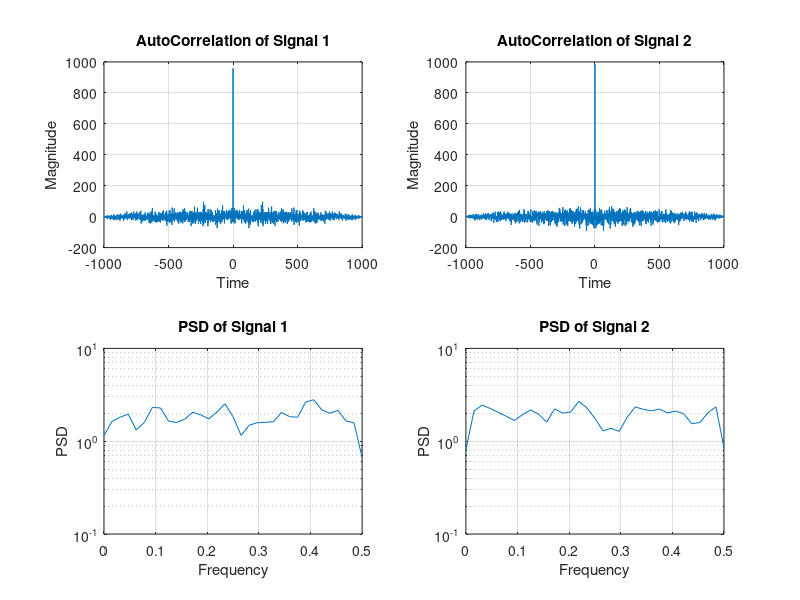

Write MATLAB code to recreate this figure.
clc;

signal_length=1000;
signal_1=randn(1,signal_length);
signal_2=randn(1,signal_length);

autocorr_result1=xcorr(signal_1,signal_1);
autocorr_result2=xcorr(signal_2,signal_2);

lags=-(signal_length-1):(signal_length-1);

figure;

subplot(2,2,1);
plot(lags,autocorr_result1);
title('AutoCorrelation of Signal 1');
xlabel('Time');
ylabel('Magnitude');
grid on;

subplot(2,2,2);
plot(lags,autocorr_result2);
title('AutoCorrelation of Signal 2');
xlabel('Time');
ylabel('Magnitude');
grid on;

subplot(2,2,3);
[psd1,frequencies1]=pwelch(signal_1);
semilogy(frequencies1,psd1);
title('PSD of Signal 1');
xlabel('Frequency');
ylabel('PSD');
grid on;

subplot(2,2,4);
[psd2,frequencies2]=pwelch(signal_2);
semilogy(frequencies2,psd2);
title('PSD of Signal 2');
xlabel('Frequency');
ylabel('PSD');
grid on;
